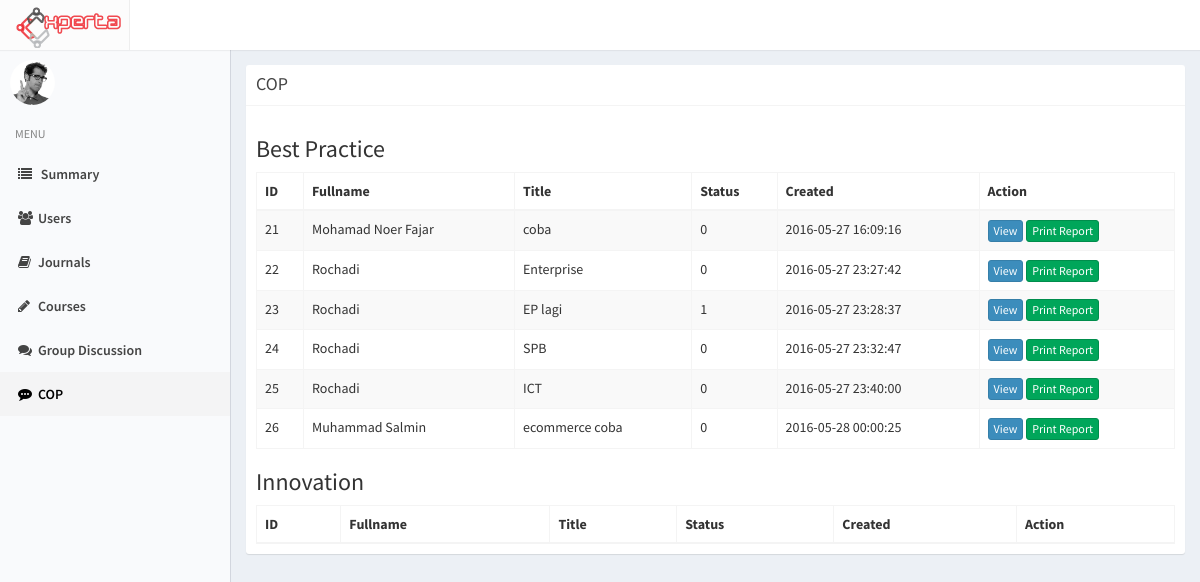
Page /index.php/admin/cop on the earlier database version.
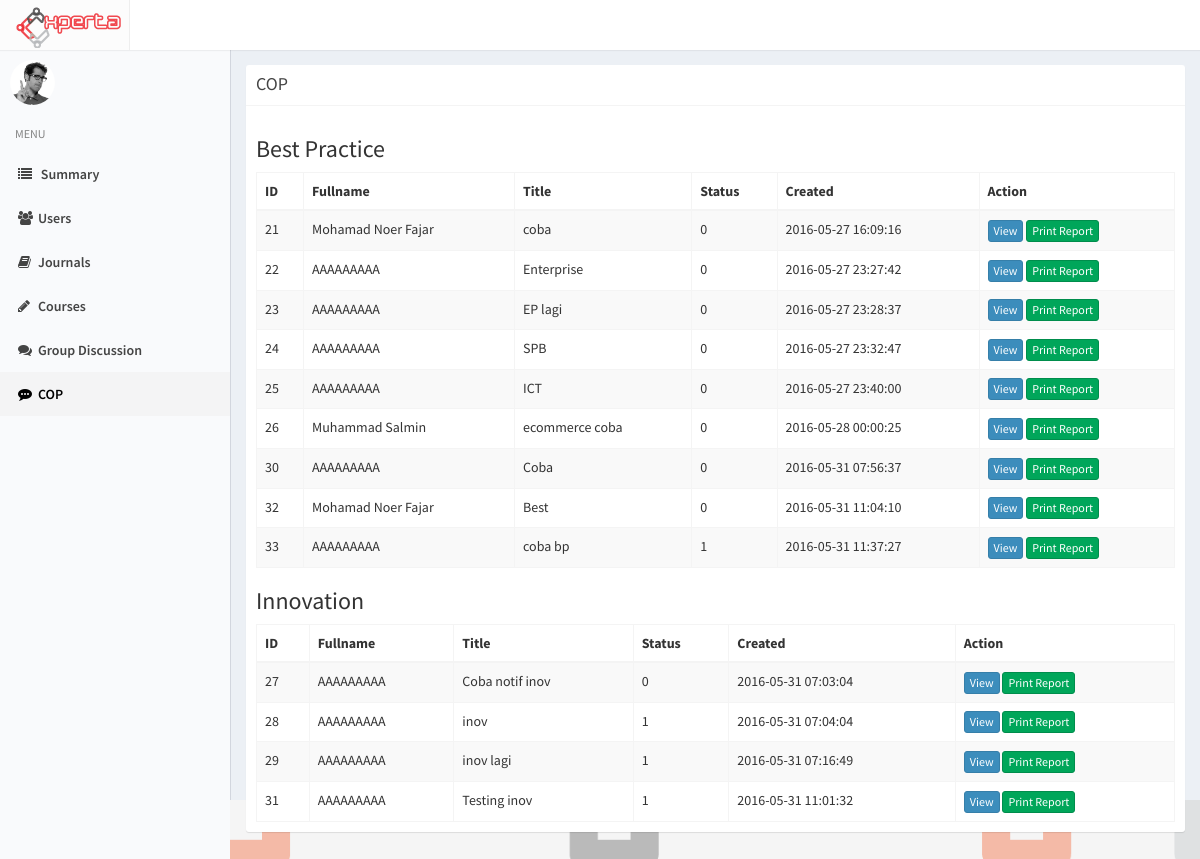
Same page on the later database version.
### tables this page shows
CREATE TABLE `cop` (
  `id_cop` int(11) NOT NULL,
  `id_scope` int(11) DEFAULT NULL,
  `id_user` int(11) NOT NULL,
  `title` varchar(200) NOT NULL,
  `content` text NOT NULL,
  `summary` text,
  `type` int(11) NOT NULL,
  `created_at` timestamp NOT NULL DEFAULT CURRENT_TIMESTAMP,
  `updated_at` timestamp NOT NULL DEFAULT CURRENT_TIMESTAMP ON UPDATE CURRENT_TIMESTAMP,
  `status` int(11) NOT NULL DEFAULT '1'
);

CREATE TABLE `profile` (
  `id_profile` int(11) NOT NULL,
  `NIK` varchar(50) DEFAULT NULL,
  `id_user` int(11) NOT NULL,
  `fullname` varchar(255) NOT NULL,
  `birthdate` date DEFAULT NULL,
  `gender` enum('M','F') DEFAULT NULL,
  `id_expert` int(11) DEFAULT '98',
  `pic` varchar(500) DEFAULT 'default.png',
  `updated_at` timestamp NOT NULL DEFAULT CURRENT_TIMESTAMP ON UPDATE CURRENT_TIMESTAMP,
  `login` int(11) NOT NULL DEFAULT '0'
);

### application/controllers/Admin.php (called while the page is built, shortened)
<?php
class Admin extends CI_Controller
{
		function __construct(){
			$this->load->model('Admin_model');
		}
		public function cop(){
			$data['title'] = "Admin - COP";
			$data['active'][5] = 'active';
			$data['best_practice'] = $this->Admin_model->getbp();
			$data['innovation'] = $this->Admin_model->getinnov();
			$this->load->view('admin/cop', $data);
		}
}

### index.php (called while the page is built, shortened)
<?php
require_once BASEPATH.'core/CodeIgniter.php';

### application/models/Admin_model.php (called while the page is built, shortened)
<?php
class Admin_model extends CI_Model
{
	function getbp(){
		return $this->db->query("SELECT * FROM cop, profile WHERE type = 2 AND cop.id_user = profile.id_user")->result();
	}
	function getinnov(){
		return $this->db->query("SELECT * FROM cop, profile WHERE type = 1 AND cop.id_user = profile.id_user")->result();
	}
}

### application/views/admin/cop.php (the view, shortened to what this page needs)
<?php include 'application/views/header.php' ?>
<?php include 'application/views/sidebar.php' ?>
<div class="content-wrapper">
<section class="content col-md-12">
<div class="box box-solid">
                <div class="box-header with-border">
                  <h3 class="box-title">COP</h3>
                </div>
                <div class="box-body">
                <h3>Best Practice</h3>
                <table class="table table-striped table-bordered">
                    <thead>
                    <tr>
                      <th>ID</th>
                      <th>Fullname</th>
                      <th>Title</th>
                      <th>Status</th>
                      <th>Created</th>
                      <th>Action</th>
                    </tr>
                    </thead>
                    <tbody>
                  <?php foreach ($best_practice as $data): ?>
                    <tr>
                      <td><?php echo $data->id_cop ?></td>
                      <td><?php echo $data->fullname ?></td>
                      <td><?php echo $data->title ?></td>
                      <td><?php echo $data->status ?></td>
                      <td><?php echo $data->created_at ?></td>
                      <td>
                        <a class="btn btn-xs btn-primary" href="<?php echo site_url('cop/bp_view/'.$data->id_cop) ?>">View</a>
                        <a class="btn btn-xs btn-success" target="_blank" href="<?php echo site_url('admin/print_cop/'.$data->id_cop) ?>">Print Report</a>
                      </td>
                    </tr>
                  <?php endforeach ?>
                  </tbody>
                  </table>
                  <h3>Innovation</h3>
                <table class="table table-striped table-bordered">
                    <thead>
                    <tr>
                      <th>ID</th>
                      <th>Fullname</th>
                      <th>Title</th>
                      <th>Status</th>
                      <th>Created</th>
                      <th>Action</th>
                    </tr>
                    </thead>
                    <tbody>
                  <?php foreach ($innovation as $data): ?>
                    <tr>
                      <td><?php echo $data->id_cop ?></td>
                      <td><?php echo $data->fullname ?></td>
                      <td><?php echo $data->title ?></td>
                      <td><?php echo $data->status ?></td>
                      <td><?php echo $data->created_at ?></td>
                      <td>
                        <a class="btn btn-xs btn-primary" href="<?php echo site_url('cop/innovation_view/'.$data->id_cop) ?>">View</a>
                        <a class="btn btn-xs btn-success" target="_blank" href="<?php echo site_url('admin/print_cop/'.$data->id_cop) ?>">Print Report</a>
                      </td>
                    </tr>
                  <?php endforeach ?>
                  </tbody>
                  </table>
                </div>
                </div>
                </section>
                </div>

Differences in the rows shown:
changed through a linked row, cop "Enterprise": profile.fullname "Rochadi" → "AAAAAAAAA"
changed cop "EP lagi": profile.fullname "Rochadi" → "AAAAAAAAA"; status "1" → "0"
changed through a linked row, cop "SPB": profile.fullname "Rochadi" → "AAAAAAAAA"
changed through a linked row, cop "ICT": profile.fullname "Rochadi" → "AAAAAAAAA"
added cop: id_cop "30", profile.fullname "AAAAAAAAA", title "Coba", status "0", created_at "2016-05-31 07:56:37", shown under "Best Practice"
added cop: id_cop "32", profile.fullname "Mohamad Noer Fajar", title "Best", status "0", created_at "2016-05-31 11:04:10", shown under "Best Practice"
added cop: id_cop "33", profile.fullname "AAAAAAAAA", title "coba bp", status "1", created_at "2016-05-31 11:37:27", shown under "Best Practice"
added cop: id_cop "27", profile.fullname "AAAAAAAAA", title "Coba notif inov", status "0", created_at "2016-05-31 07:03:04", shown under "Innovation"
added cop: id_cop "28", profile.fullname "AAAAAAAAA", title "inov", status "1", created_at "2016-05-31 07:04:04", shown under "Innovation"
added cop: id_cop "29", profile.fullname "AAAAAAAAA", title "inov lagi", status "1", created_at "2016-05-31 07:16:49", shown under "Innovation"
added cop: id_cop "31", profile.fullname "AAAAAAAAA", title "Testing inov", status "1", created_at "2016-05-31 11:01:32", shown under "Innovation"
